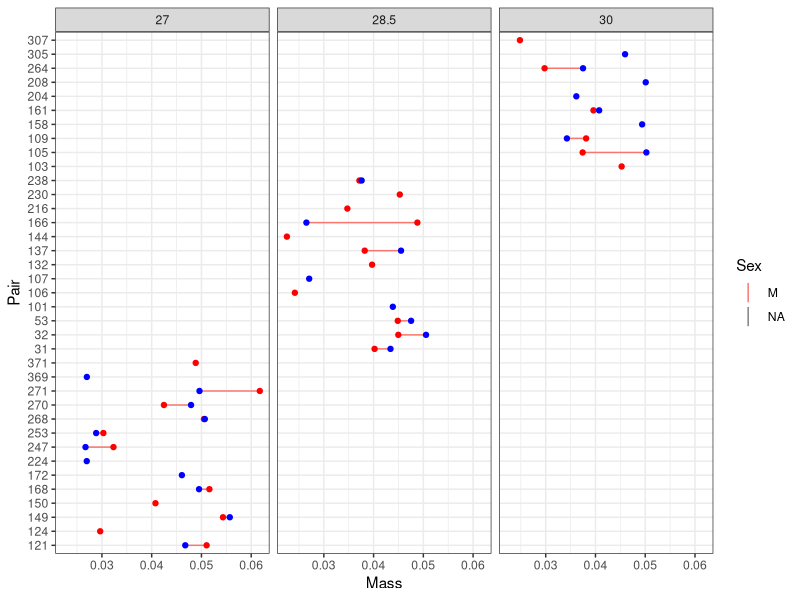
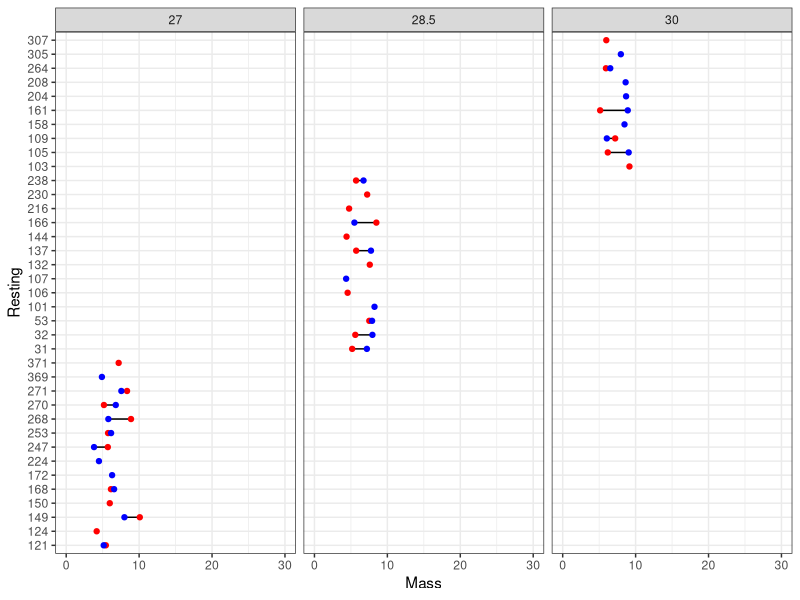
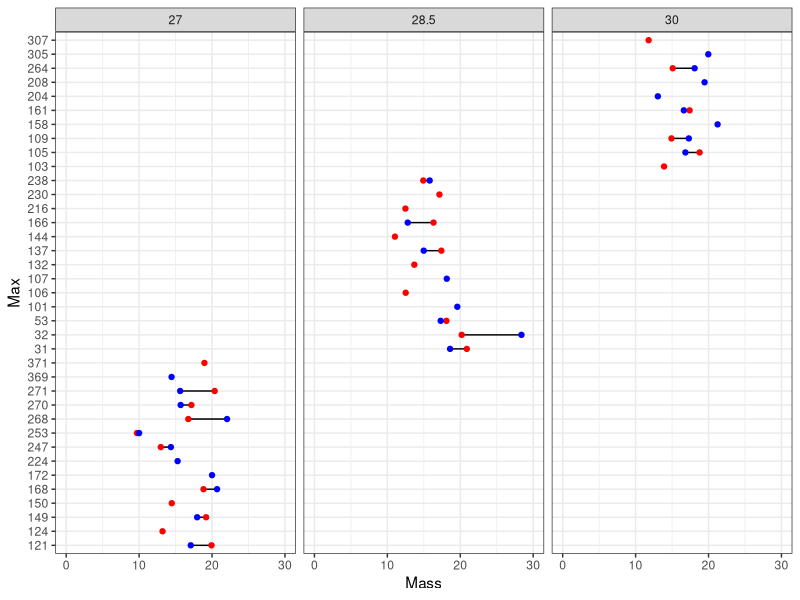
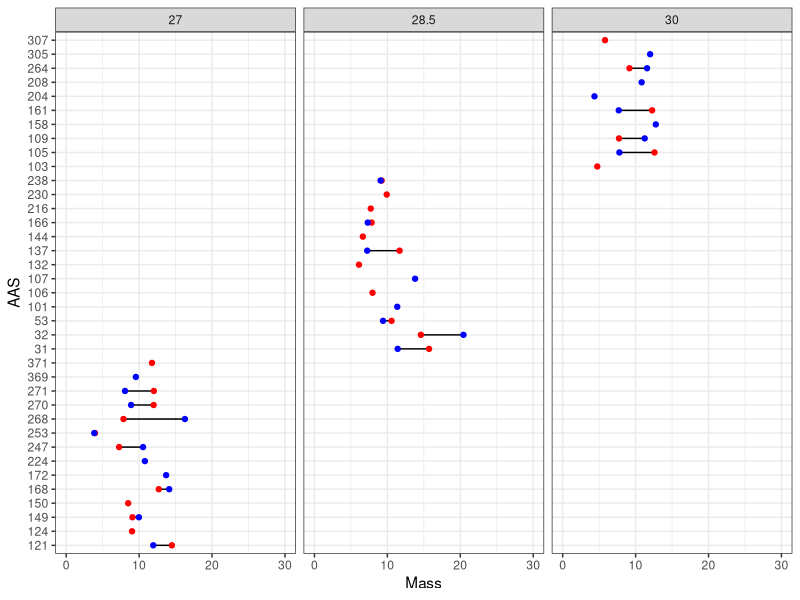

Source code (R) for these figures, in order:
## ---- chunk 1
library(tidyverse) 
library(readr)
## ---- chunk 2
knitr::opts_knit$set(root.dir="C:/Users/jc527762/OneDrive - James Cook University/PhD dissertation/Data/Chapter3_Heritability")
## ---- chunk 3
df_adults <- read_csv("resp_results_adults.csv") 
## ---- chunk 4
df_adults_cleaned <- df_adults |> 
  mutate(FISH_ID = factor(FISH_ID), 
         Sex = factor(Sex), 
         Population = factor(Population), 
         Tank = factor(Tank), 
         Chamber = factor(Chamber), 
         System =factor(System), 
         Temperature =factor(Temperature), 
         True_resting=factor(True_resting)) 
## ---- chunk 5
df_males <- df_adults_cleaned |> 
  filter(Sex == "M")
df_females <- df_adults_cleaned |> 
  filter(Sex == "F")

df_mf <- df_males |> 
  full_join(select(df_females, c("Tank","Temperature","Mass")), by="Tank") |> 
  mutate(Temperature.x = coalesce(Temperature.x, Temperature.y)) |> 
  arrange(Temperature.x,desc(Mass.x)) |> 
  mutate(Tank.x = fct_reorder(Tank, as.numeric(Temperature.x)))

ggplot(data = df_mf, aes(x=reorder(Tank, as.numeric(Temperature.x)), color=Sex)) + 
  geom_linerange(aes(ymin=Mass.x, ymax=Mass.y)) + 
  geom_point(aes(y=Mass.x), color="red")+ 
  geom_point(aes(y=Mass.y), color="blue") +
  facet_wrap(~Temperature.x) +
  coord_flip()+
  ylab("Mass") + xlab("Pair")  +
  theme_bw() 
## ---- chunk 6
df_mf <- df_males |> 
  full_join(select(df_females, c("Tank","Temperature","Resting")), by="Tank") |> 
  mutate(Temperature.x = coalesce(Temperature.x, Temperature.y)) |> 
  arrange(Temperature.x,desc(Resting.x)) |> 
  mutate(Tank.x = fct_reorder(Tank, as.numeric(Temperature.x)))

ggplot(data = df_mf, aes(x=reorder(Tank, as.numeric(Temperature.x), color=Sex))) + 
  geom_linerange(aes(ymin=Resting.x, ymax=Resting.y)) + 
  geom_point(aes(y=Resting.x), color="red")+ 
  geom_point(aes(y=Resting.y), color="blue") +
  facet_wrap(~Temperature.x) +
  coord_flip()+
  ylab("Mass") + xlab("Resting") +
  theme_bw() + 
  ylim(0,30)
## ---- chunk 7
df_mf <- df_males |> 
  full_join(select(df_females, c("Tank","Temperature","Max")), by="Tank") |> 
  mutate(Temperature.x = coalesce(Temperature.x, Temperature.y)) |> 
  arrange(Temperature.x,desc(Max.x)) |> 
  mutate(Tank.x = fct_reorder(Tank, as.numeric(Temperature.x)))

ggplot(data = df_mf, aes(x=reorder(Tank, as.numeric(Temperature.x), color=Sex))) + 
  geom_linerange(aes(ymin=Max.x, ymax=Max.y)) + 
  geom_point(aes(y=Max.x), color="red")+ 
  geom_point(aes(y=Max.y), color="blue") +
  facet_wrap(~Temperature.x) +
  coord_flip()+
  ylab("Mass") + xlab("Max") +
  theme_bw() + 
  ylim(0,30)
## ---- chunk 8
df_mf <- df_males |> 
  full_join(select(df_females, c("Tank","Temperature","AAS")), by="Tank") |> 
  mutate(Temperature.x = coalesce(Temperature.x, Temperature.y)) |> 
  arrange(Temperature.x,desc(AAS.x)) |> 
  mutate(Tank.x = fct_reorder(Tank, as.numeric(Temperature.x)))

ggplot(data = df_mf, aes(x=reorder(Tank, as.numeric(Temperature.x), color=Sex))) + 
  geom_linerange(aes(ymin=AAS.x, ymax=AAS.y)) + 
  geom_point(aes(y=AAS.x), color="red")+ 
  geom_point(aes(y=AAS.y), color="blue") +
  facet_wrap(~Temperature.x) +
  coord_flip()+
  ylab("Mass") + xlab("AAS") +
  theme_bw() + 
  ylim(0,30)
